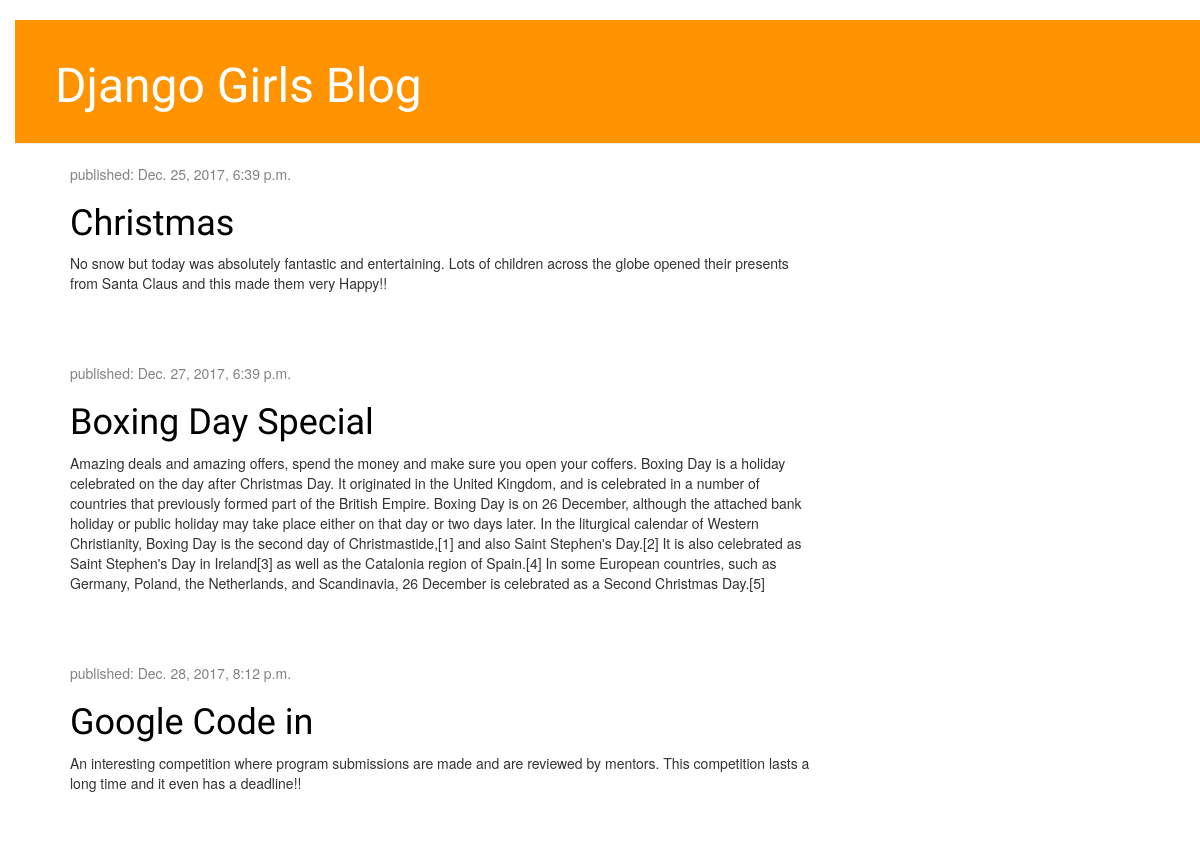
Before: / with the older database file.
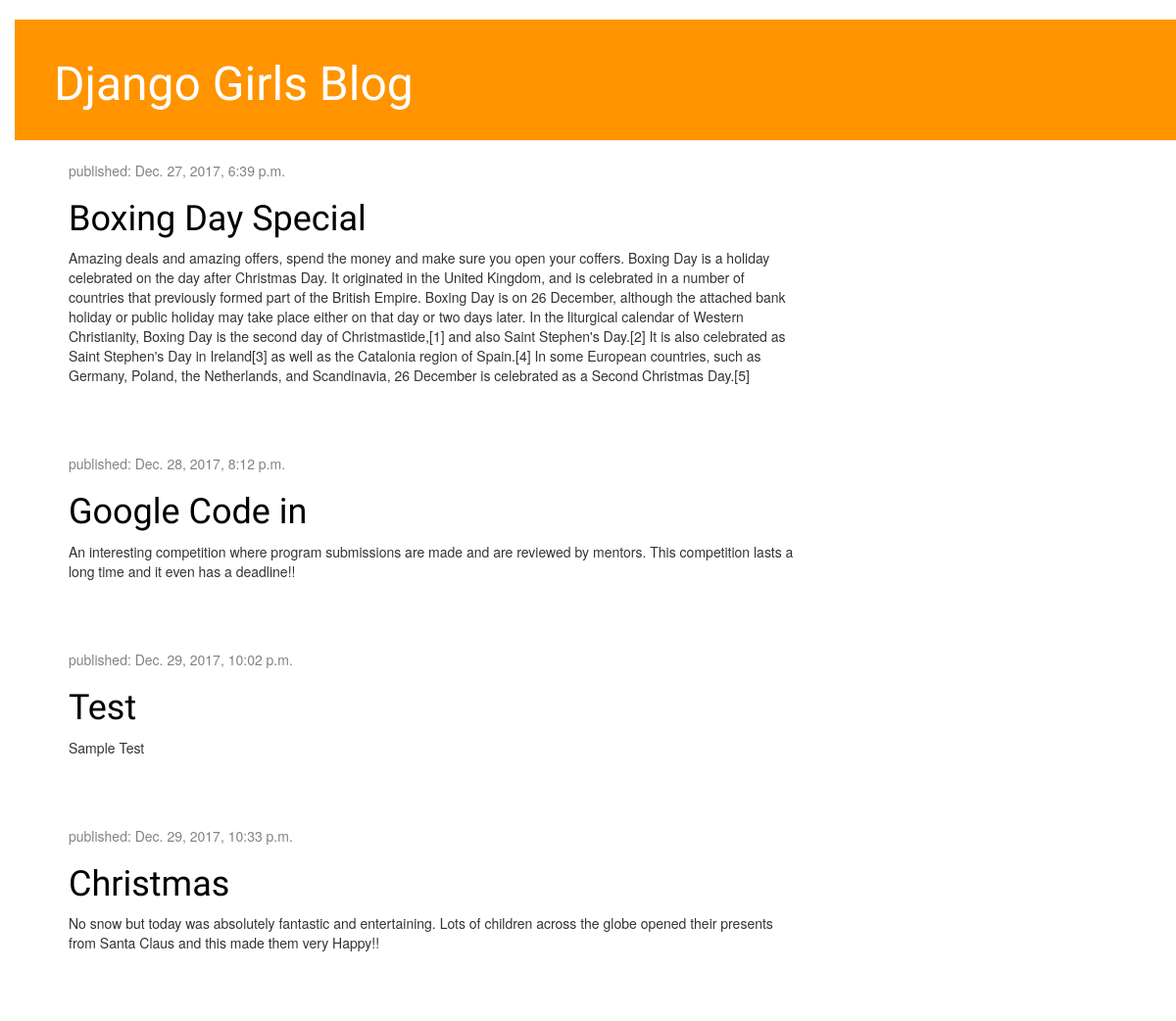
After: the same page with the newer database file.
### blog/models.py (models this page shows, shortened)
class Post(models.Model):
    author = models.ForeignKey('auth.User')
    title = models.CharField(max_length=200)
    text = models.TextField()
    created_date = models.DateTimeField(
            default=timezone.now)
    published_date = models.DateTimeField(
            blank=True, null=True)

### blog/views.py (the view)
def post_list(request):
    posts = Post.objects.filter(published_date__lte=timezone.now()).order_by('published_date')
    return render(request, 'blog/post_list.html', {'posts': posts})

### blog/templates/blog/post_list.html
﻿{% extends 'blog/base.html' %}
          {% block content %}
            {% for post in posts %}
                <div class="post">
                    <div class="date">
                        <p>published: {{ post.published_date }}</p>
                    </div>
                    <h1><a href="{% url 'post_detail' pk=post.pk %}">{{ post.title }}</a></h1>
                    <p>{{ post.text|linebreaksbr }}</p>
                </div>
            {% endfor %}
          {% endblock %}

Changed rows visible on the page:
added Post: published_date "Dec. 29, 2017, 10:02 p.m.", title "Test", text "Sample Test"
changed Post "Christmas": published_date "Dec. 25, 2017, 6:39 p.m." → "Dec. 29, 2017, 10:33 p.m."; moves down the list
